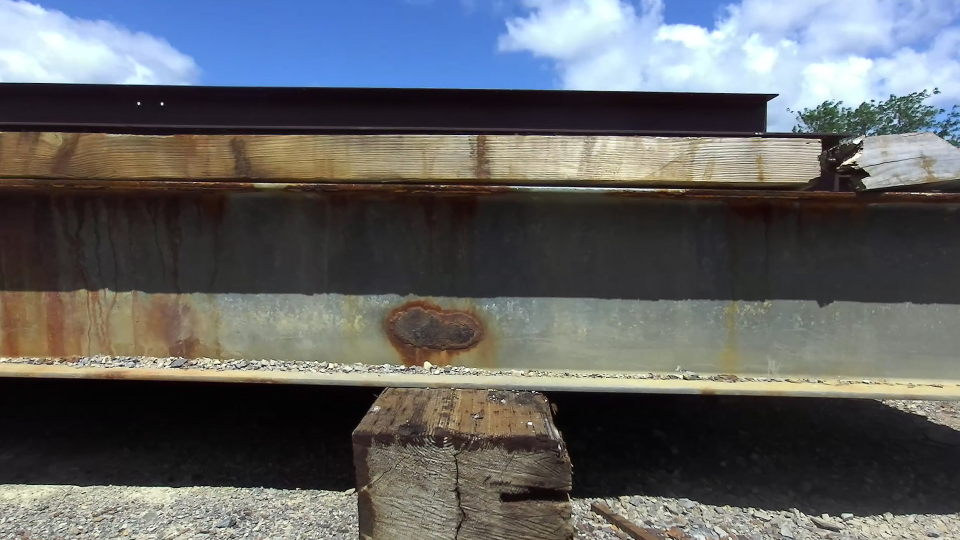
#> input picture left000020.png, 1920 x 1080 px (shown at 1/2 size)
$ python center_sq_crop_extract.py
#> lines starting #> are read from the running program, lines starting #| are printed output that depends on the picture
# -*- coding: utf-8 -*-
"""
Created on Sat Jul  4 12:38:49 2020

@author: Eric Bianchi
"""
import sys
import os
from tqdm import tqdm
import cv2

# rescale(source_image_folder, destination, dimension):
source = 'left000020.png'
replace = './img_1.jpeg'
destination = './result_test/'

if not os.path.exists(destination): # if it doesn't exist already
        os.makedirs(destination)


im1 = cv2.imread('./'+source)
#> im1 is the input picture: shape (1080, 1920, 3); mean B, G, R 99.6, 97.7, 95.7
im2 = cv2.imread(replace)
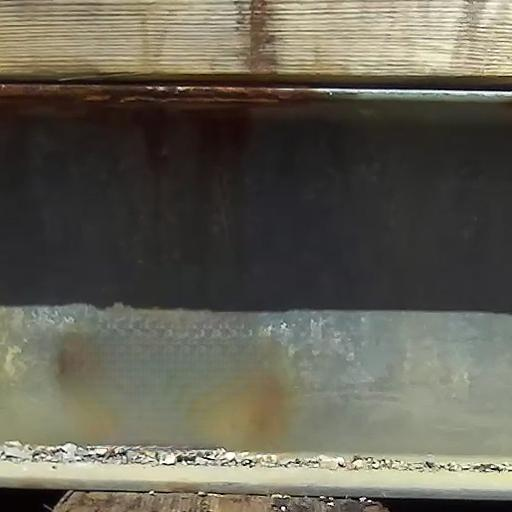
#> input picture img_1.jpeg, 512 x 512 px
#> im2 is the input picture: shape (512, 512, 3); mean B, G, R 84.6, 96.7, 99.6

x_mid = im1.shape[1] / 2
#> x_mid = 960
x = im2.shape[1]/2
#> x = 256

y_mid = im1.shape[0] / 2
#> y_mid = 540
y = im2.shape[0]/2
#> y = 256

print (int(y_mid-y))
#| 284
print (int(y+y_mid))
#| 796

im1 = im1[int(y_mid-y):int(y_mid+y), int(x_mid - x):int(x_mid + x)]
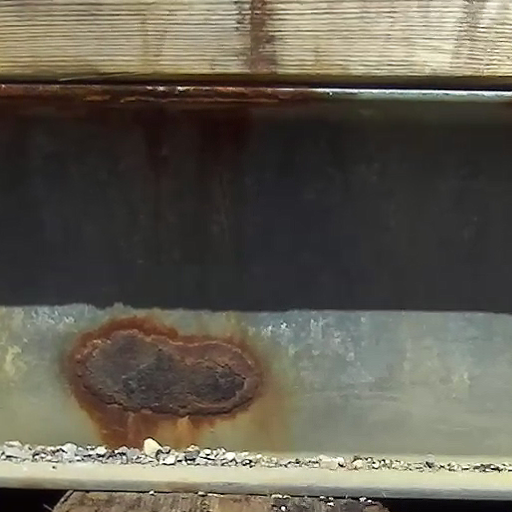
#> im1: shape (512, 512, 3); mean B, G, R 81.3, 93.3, 98

cv2.imwrite(destination + '/' + source, im1)
